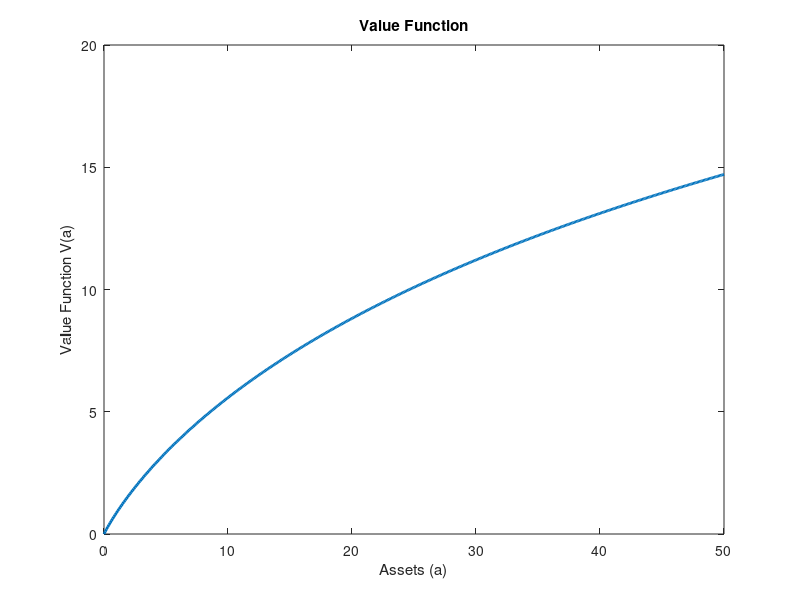
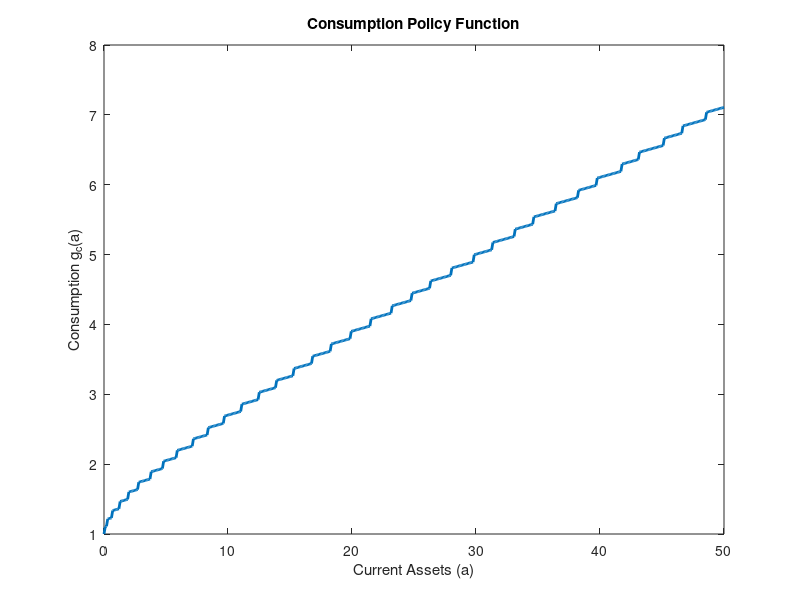
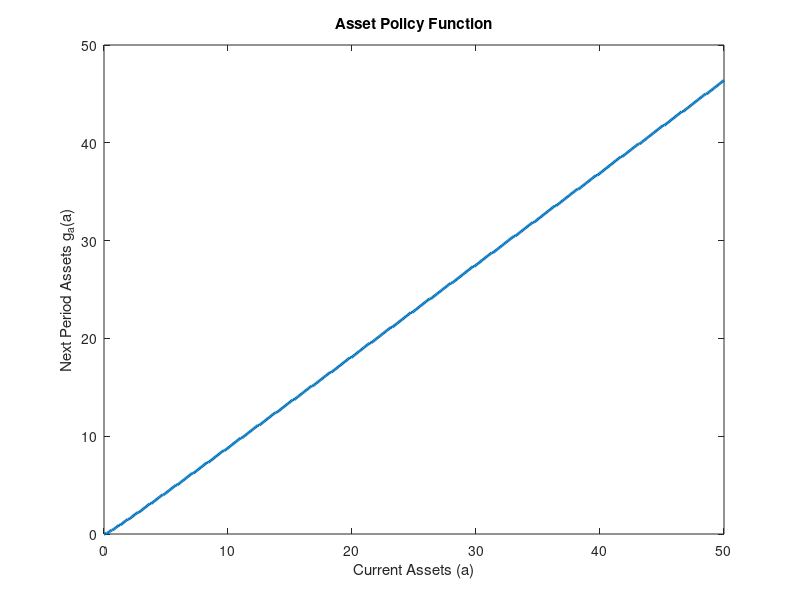

These figures' MATLAB source, in order:
%% Value Function Iteration - Optimizing over Next Period Assets
% EC9A2 Problem Set 1 - Question 3 solution

%% Parameters
beta = 0.9;     % Discount factor
r = 0.05;       % Interest rate  
y = 1;          % Income per period
tol = 1e-6;     % Convergence tolerance

%% Set up asset grid
N_a = 500;           % Number of grid points
a_min = 0;        % Minimum assets
a_max = 50;         % Maximum assets
a_grid = linspace(a_min, a_max, N_a)';

%% Initialize value function and policy
V0 = zeros(N_a, 1);          % Initial value function guess
V1 = zeros(N_a, 1);          % Updated value function
g_a = zeros(N_a, 1);           % Next period assets policy g_a(a)
g_c = zeros(N_a, 1);           % Consumption policy g_c(a)

%% Main Value Function Iteration Loop
iter = 0;
max_iter = 1000;
diff = inf;

while diff > tol && iter < max_iter
    iter = iter + 1;
    
    for j = 1:N_a
       % consumption: replace with small number (eps) if less than 0
       c = max((1+r)*a_grid(j) + y - a_grid,eps);
       % find the max and argmax
       [V1(j), max_idx] = max(log(c) + beta * V0);
       % get asset policy function
       g_a(j) = a_grid(max_idx);
       % get consumption policy function
       g_c(j) = (1+r).*a_grid(j) + y - g_a(j);

    end
    % Check convergence
    diff = max(abs(V1 - V0));
    V0 = V1;
    
end

%% Create plots

% Plot 1: Value Function 
figure;
plot(a_grid, V1, 'LineWidth', 2);
xlabel('Assets (a)');
ylabel('Value Function V(a)');
title('Value Function');

% Plot 2: Consumption Policy function
figure;
plot(a_grid, g_c, 'LineWidth', 2);
xlabel('Current Assets (a)');
ylabel('Consumption g_c(a)');
title('Consumption Policy Function');

% Plot 3: Asset Policy Function
figure;
plot(a_grid, g_a, 'LineWidth', 2);
xlabel('Current Assets (a)');
ylabel('Next Period Assets g_a(a)');
title('Asset Policy Function');
